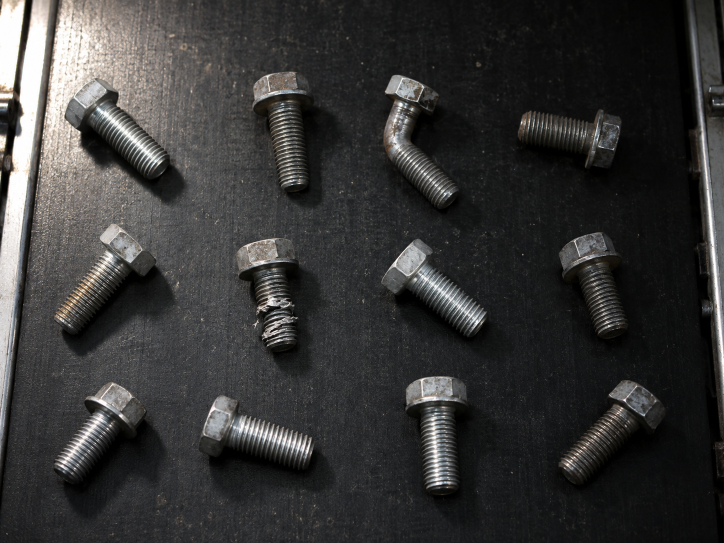
#> input picture data/photos/bolts-conveyor.png, 1448 x 1086 px (shown at 1/2 size)
$ python pitfalls.py
#> lines starting #> are read from the running program, lines starting #| are printed output that depends on the picture
"""P02｜讓 AI 寫，然後挑錯：裁切 x/y 顛倒、BGR 當 RGB、uint8 平均差異。"""
import cv2
import numpy as np

from common import PHOTOS

img = cv2.imread(str(PHOTOS / "bolts-conveyor.png"))
#> img is the input picture: shape (1086, 1448, 3); mean B, G, R 54, 54.6, 55.1
x1, y1, x2, y2 = 750, 140, 940, 430           # 彎曲螺栓的框：左上 (x1, y1)、右下 (x2, y2)

print("== 錯誤 1：img[x1:x2, y1:y2] ==")
wrong = img[x1:x2, y1:y2]
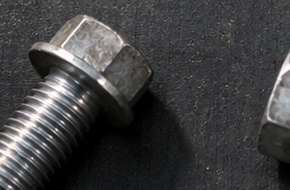
#> wrong: shape (190, 290, 3); mean B, G, R 64.9, 64.2, 64.5
right = img[y1:y2, x1:x2]
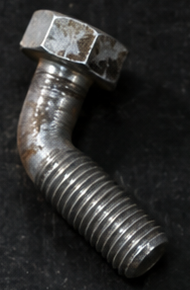
#> right: shape (290, 190, 3); mean B, G, R 46.4, 47.5, 47.6
print(f"AI 版 shape {wrong.shape}；正確版 shape {right.shape}")
#| AI 版 shape (190, 290, 3)；正確版 shape (290, 190, 3)
print(f"AI 版平均亮度 {wrong.mean():.3f}；正確版 {right.mean():.3f}（裁到的是另一塊輸送帶）")
#| AI 版平均亮度 64.541；正確版 47.173（裁到的是另一塊輸送帶）

print("\n== 錯誤 2：用 (255, 0, 0) 畫「紅框」 ==")
box = img.copy()
cv2.rectangle(box, (x1, y1), (x2, y2), (255, 0, 0), 3)
print("框線上的像素", box[y1, x1 + 50].tolist(), "→ 在 BGR 裡是藍色")
#| 框線上的像素 [255, 0, 0] → 在 BGR 裡是藍色
cv2.rectangle(box, (x1, y1), (x2, y2), (0, 0, 255), 3)
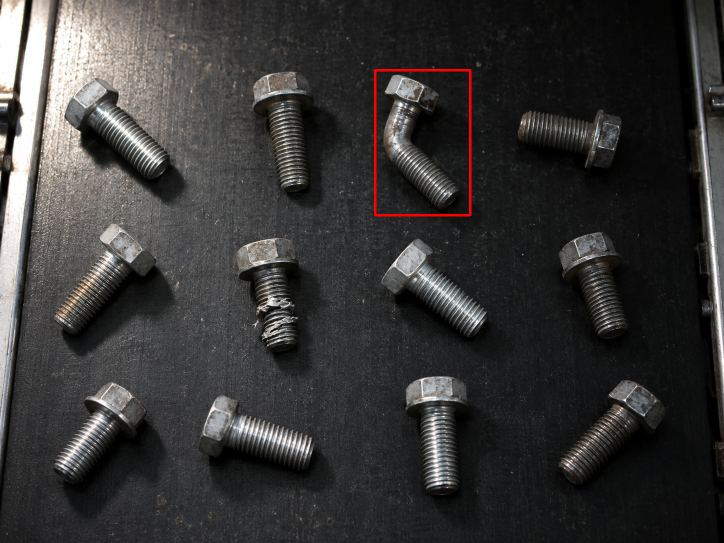
#> box: shape (1086, 1448, 3) (shown at 1/2 size); mean B, G, R 53.9, 54.5, 55.8
print("改用 (0, 0, 255)", box[y1, x1 + 50].tolist(), "→ 才是紅色")
#| 改用 (0, 0, 255) [0, 0, 255] → 才是紅色

print("\n== 錯誤 3：兩張圖相減找差異 ==")
a = img[y1:y2, x1:x2]
shifted = np.roll(a, 2, axis=1)               # 同一塊往右偏 2 像素，模擬相機抖動
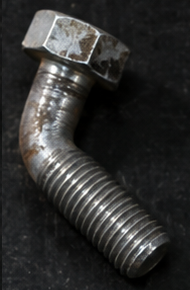
#> shifted: shape (290, 190, 3); mean B, G, R 46.4, 47.5, 47.6
d_bad = a - shifted
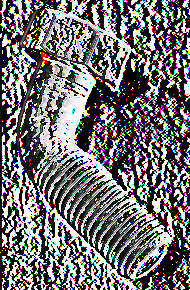
#> d_bad: shape (290, 190, 3); mean B, G, R 112.6, 112.3, 113.2
d_ok = cv2.absdiff(a, shifted)
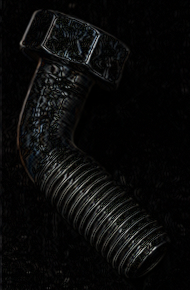
#> d_ok: shape (290, 190, 3); mean B, G, R 10.1, 10.4, 10.3
print(f"uint8 直接相減：平均差 {d_bad.mean():.3f}、最大 {d_bad.max()}")
#| uint8 直接相減：平均差 112.703、最大 255
print(f"cv2.absdiff   ：平均差 {d_ok.mean():.3f}、最大 {d_ok.max()}")
#| cv2.absdiff   ：平均差 10.279、最大 199
print(f"先轉 int16 取絕對值：平均差 {np.abs(a.astype(np.int16) - shifted).mean():.3f}")
#| 先轉 int16 取絕對值：平均差 10.279

$ run again, with data/photos/care-corridor-fall.png copied over data/photos/bolts-conveyor.png
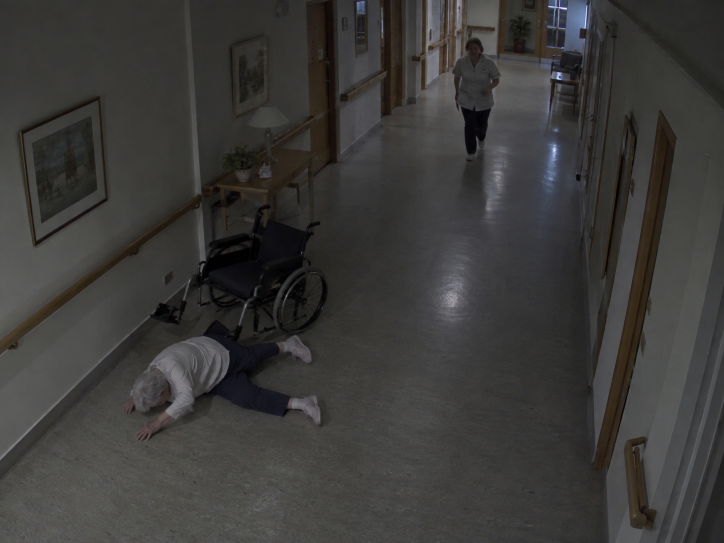
#> input picture data/photos/care-corridor-fall.png, 1448 x 1086 px (shown at 1/2 size)
#> img is the input picture: shape (1086, 1448, 3); mean B, G, R 57.3, 58.7, 59.7
#| AI 版 shape (190, 290, 3)；正確版 shape (290, 190, 3)
#| AI 版平均亮度 70.522；正確版 62.579（裁到的是另一塊輸送帶）
#| 框線上的像素 [255, 0, 0] → 在 BGR 裡是藍色
#| 改用 (0, 0, 255) [0, 0, 255] → 才是紅色
#> `d_bad = a - shifted`:
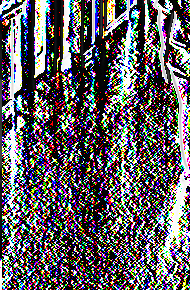
#> d_bad: shape (290, 190, 3); mean B, G, R 97.9, 92.9, 97.4
#> `d_ok = cv2.absdiff(a, shifted)`:
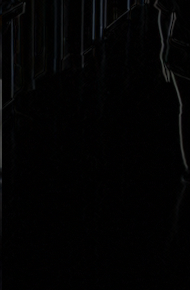
#> d_ok: shape (290, 190, 3); mean B, G, R 3.2, 3, 3
#| uint8 直接相減：平均差 96.088、最大 255
#| cv2.absdiff   ：平均差 3.045、最大 76
#| 先轉 int16 取絕對值：平均差 3.045

$ run again, with data/photos/factory-lifting.png copied over data/photos/bolts-conveyor.png
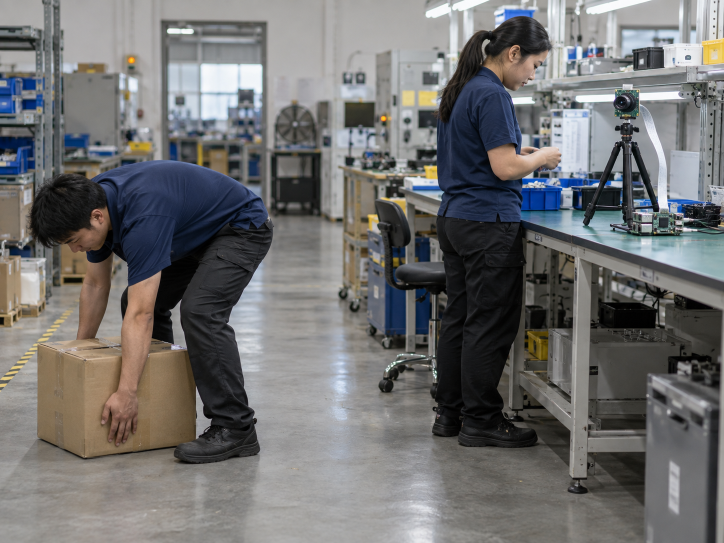
#> input picture data/photos/factory-lifting.png, 1448 x 1086 px (shown at 1/2 size)
#> img is the input picture: shape (1086, 1448, 3); mean B, G, R 111.6, 111.7, 112.2
#| AI 版 shape (190, 290, 3)；正確版 shape (290, 190, 3)
#| AI 版平均亮度 98.291；正確版 104.708（裁到的是另一塊輸送帶）
#| 框線上的像素 [255, 0, 0] → 在 BGR 裡是藍色
#| 改用 (0, 0, 255) [0, 0, 255] → 才是紅色
#> `d_bad = a - shifted`:
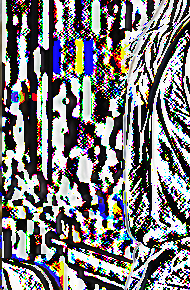
#> d_bad: shape (290, 190, 3); mean B, G, R 123.3, 121.5, 122.8
#> `d_ok = cv2.absdiff(a, shifted)`:
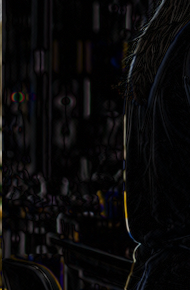
#> d_ok: shape (290, 190, 3); mean B, G, R 9.5, 9.1, 9.9
#| uint8 直接相減：平均差 122.559、最大 255
#| cv2.absdiff   ：平均差 9.501、最大 195
#| 先轉 int16 取絕對值：平均差 9.501
